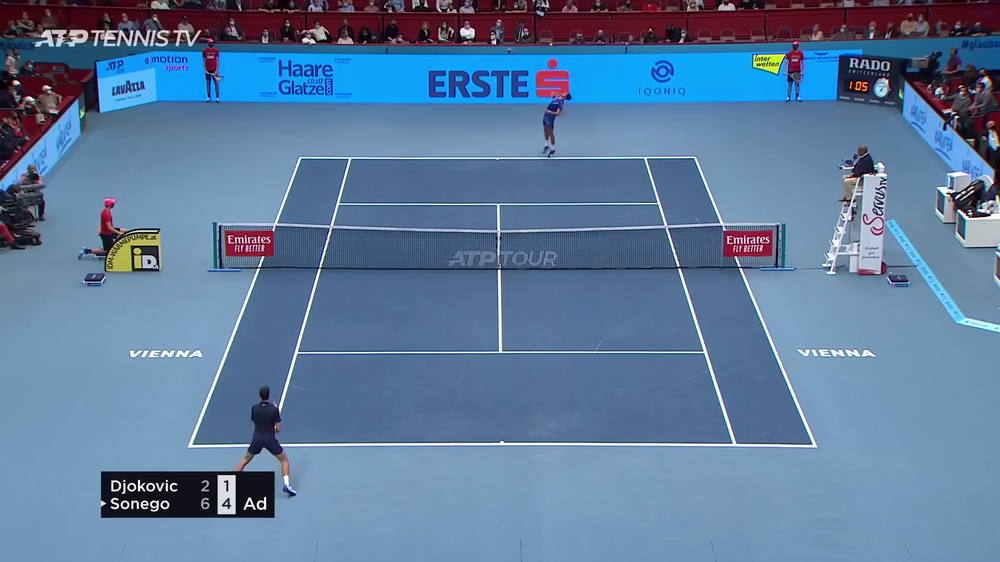
//> input picture img/9th_assignmnet/frame_Tennis_ball2_0001.png, 1000 x 562 px, shrunk from 1920 x 1080 before the run
$ ./image_slider   (built with g++ and OpenCV 4)
//> lines starting //> are read from the running program, lines starting //| are printed output that depends on the picture; after the words box and inside, x2 and y2 are one past the last pixel; in counts of white or black regions, pixels touching at a corner belong together
#include <opencv2/opencv.hpp>
using namespace cv;

Mat img, hsv, mask, result;

int lowH = 85, highH = 110;     // Hue range
int lowS = 40, highS = 255;     // Saturation range
int lowV = 60, highV = 255;     // Value range

void on_trackbar(int, void*)
{
    Scalar lowerb(lowH, lowS, lowV);
    Scalar upperb(highH, highS, highV);

    inRange(hsv, lowerb, upperb, mask);
    bitwise_and(img, img, result, mask);

    imshow("Mask", mask);
    imshow("Result", result);
}

int main()
{
    img = imread("/root/computer_vision/img/9th_assignmnet/frame_Tennis_ball2_0001.png");
//> img is the input picture: 562 rows x 1000 cols, CV_8UC3; mean B, G, R 155.7, 123.2, 93.4
    if (img.empty()) {
        printf("Image load error\n");
        return -1;
    }

    cvtColor(img, hsv, COLOR_BGR2HSV);
//> hsv: 562 rows x 1000 cols, CV_8UC3; mean H, S, V 109.7, 115.9, 159.5

    namedWindow("Trackbars", WINDOW_AUTOSIZE);

    // 슬라이더 생성
    createTrackbar("LowH", "Trackbars", &lowH, 180, on_trackbar);
    createTrackbar("HighH", "Trackbars", &highH, 180, on_trackbar);
    createTrackbar("LowS", "Trackbars", &lowS, 255, on_trackbar);
    createTrackbar("HighS", "Trackbars", &highS, 255, on_trackbar);
    createTrackbar("LowV", "Trackbars", &lowV, 255, on_trackbar);
    createTrackbar("HighV", "Trackbars", &highV, 255, on_trackbar);

    // 초기 결과 표시
    on_trackbar(0, 0);
//> in on_trackbar, `inRange(hsv, lowerb, upperb, mask);`:
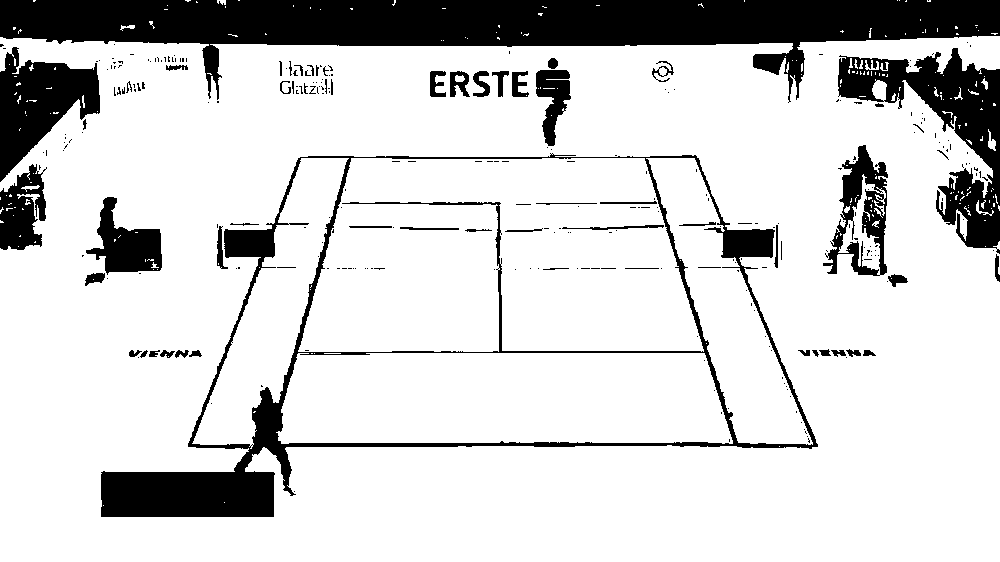
//> mask: 562 rows x 1000 cols, CV_8UC1; 82.2% white; 288 black regions (227 under 20 px), largest, box (x1, y1, x2, y2) and area: (0, 0, 1000, 103) 44582, (101, 153, 818, 517) 21695, (838, 48, 1000, 254) 11354
//> in on_trackbar, `bitwise_and(img, img, result, mask);`:
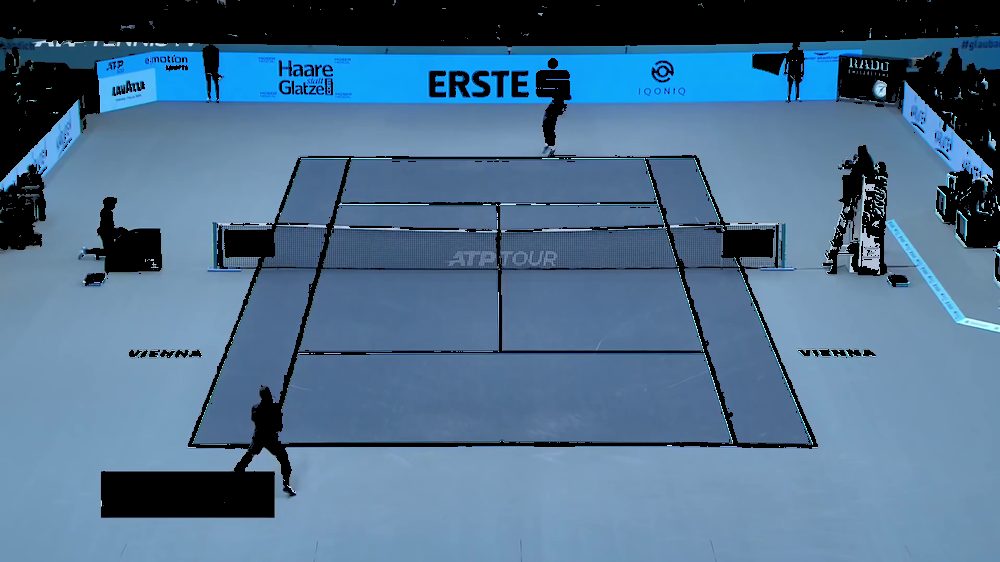
//> result: 562 rows x 1000 cols, CV_8UC3; mean B, G, R 141.3, 111.4, 77.4

    imshow("Original", img);
    waitKey(0);
    return 0;
}

$ run again, with img/9th_assignmnet/Lane_Yellow.png copied over img/9th_assignmnet/frame_Tennis_ball2_0001.png
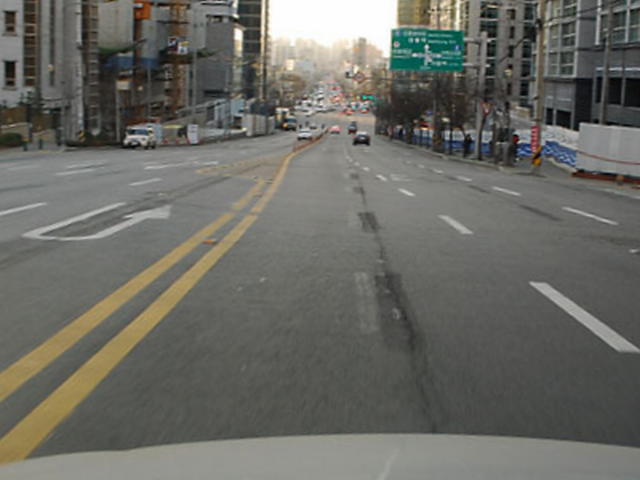
//> input picture img/9th_assignmnet/Lane_Yellow.png, 640 x 480 px
//> img is the input picture: 480 rows x 640 cols, CV_8UC3; mean B, G, R 100.1, 106.4, 106.3
//> hsv: 480 rows x 640 cols, CV_8UC3; mean H, S, V 41.2, 22.9, 108.5
//> in on_trackbar, `inRange(hsv, lowerb, upperb, mask);`:
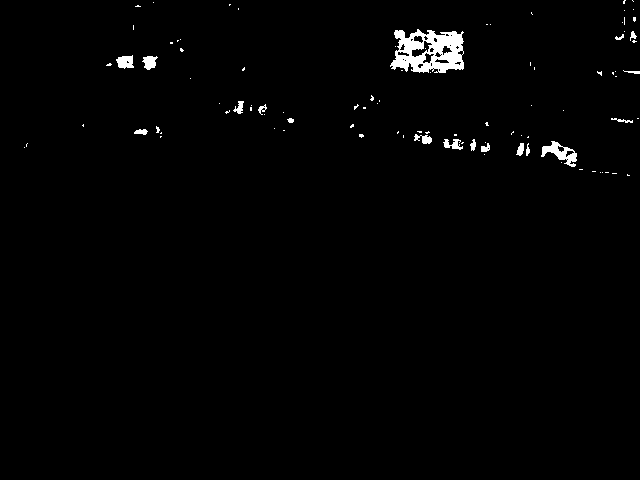
//> mask: 480 rows x 640 cols, CV_8UC1; 1.3% white; 96 white regions (78 under 20 px), largest, box (x1, y1, x2, y2) and area: (390, 29, 464, 73) 2099, (541, 141, 577, 167) 388, (116, 55, 134, 69) 180

$ run again, with img/9th_assignmnet/beach.png copied over img/9th_assignmnet/frame_Tennis_ball2_0001.png
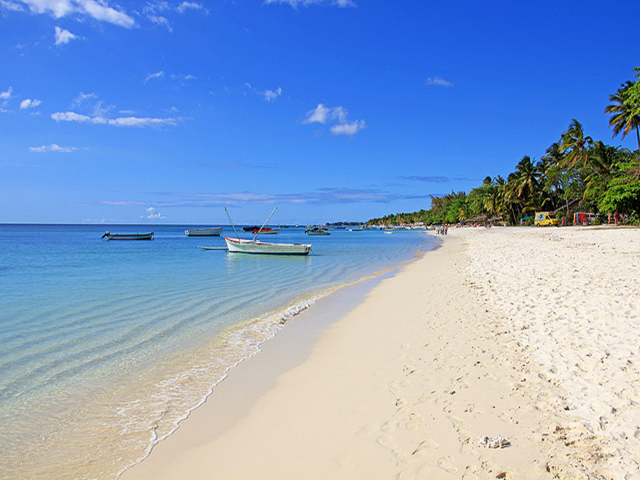
//> input picture img/9th_assignmnet/beach.png, 640 x 480 px
//> img is the input picture: 480 rows x 640 cols, CV_8UC3; mean B, G, R 202.2, 162.2, 134.6
//> hsv: 480 rows x 640 cols, CV_8UC3; mean H, S, V 71.3, 111.1, 215.8
//> in on_trackbar, `inRange(hsv, lowerb, upperb, mask);`:
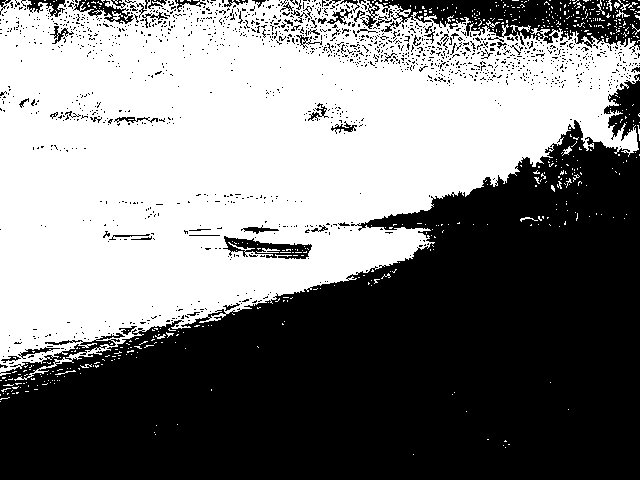
//> mask: 480 rows x 640 cols, CV_8UC1; 49.4% white; 565 white regions (546 under 20 px), largest, box (x1, y1, x2, y2) and area: (0, 0, 640, 381) 149490, (510, 25, 531, 33) 62, (256, 248, 280, 253) 58
//> in on_trackbar, `bitwise_and(img, img, result, mask);`:
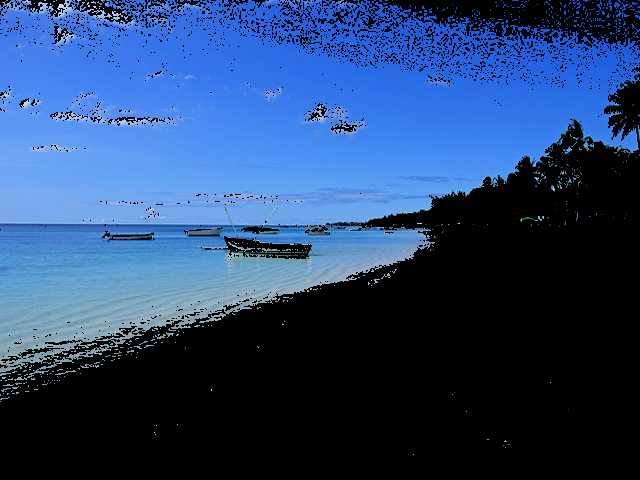
//> result: 480 rows x 640 cols, CV_8UC3; mean B, G, R 110.8, 68, 38.9
